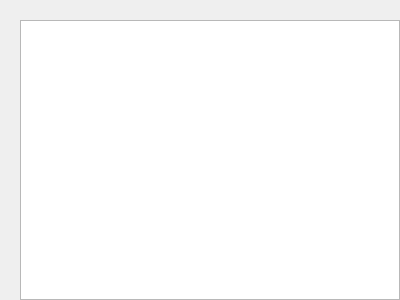
<?xml version="1.0" encoding="UTF-8"?>
<ui version="4.0">
 <class>Rluer</class>
 <widget class="QWidget" name="Rluer">
  <property name="geometry">
   <rect>
    <x>0</x>
    <y>0</y>
    <width>400</width>
    <height>300</height>
   </rect>
  </property>
  <property name="windowTitle">
   <string>Form</string>
  </property>
  <layout class="QGridLayout" name="gridLayout">
   <property name="leftMargin">
    <number>0</number>
   </property>
   <property name="topMargin">
    <number>0</number>
   </property>
   <property name="rightMargin">
    <number>0</number>
   </property>
   <property name="bottomMargin">
    <number>0</number>
   </property>
   <property name="spacing">
    <number>0</number>
   </property>
   <item row="1" column="0">
    <spacer name="leftMargin">
     <property name="orientation">
      <enum>Qt::Horizontal</enum>
     </property>
     <property name="sizeType">
      <enum>QSizePolicy::Fixed</enum>
     </property>
     <property name="sizeHint" stdset="0">
      <size>
       <width>20</width>
       <height>20</height>
      </size>
     </property>
    </spacer>
   </item>
   <item row="1" column="1" rowspan="2" colspan="2">
    <widget class="UGraphicsView" name="graphicsView"/>
   </item>
   <item row="0" column="1">
    <spacer name="topMargin">
     <property name="orientation">
      <enum>Qt::Vertical</enum>
     </property>
     <property name="sizeType">
      <enum>QSizePolicy::Fixed</enum>
     </property>
     <property name="sizeHint" stdset="0">
      <size>
       <width>20</width>
       <height>20</height>
      </size>
     </property>
    </spacer>
   </item>
  </layout>
 </widget>
 <customwidgets>
  <customwidget>
   <class>UGraphicsView</class>
   <extends>QGraphicsView</extends>
   <header>GraphicsControl\ugraphicsview.h</header>
  </customwidget>
 </customwidgets>
 <resources/>
 <connections/>
</ui>
